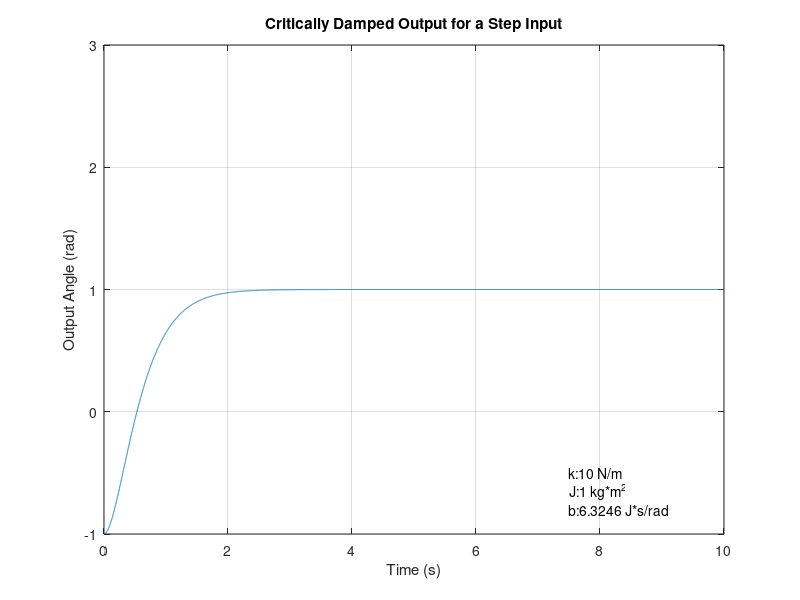

MATLAB code to generate this figure:
function prob1c
%% Simulating a spring mass damper system using ODE45
u = 1; %u is a unit step function
k = 10; %N/m
J = 1; %kg*m^2
% b = 5.5; %J*s/rad
b = (2*sqrt(J*k)); %for a critically damped system
%timeframe
ti = 0; %s, initial time
tf = 10; %s, end time
tint = ti:.001:tf; %time interval

%initial conditions
thetaoi = -1;
thetaodi = 0;
y0 = [thetaoi thetaodi]; %these are switched for ode23

[t,theta] = ode45( @state,tint,y0);

function [thetaod] = state(t,x)
x1d = x(2);
x2d = k/J*1-k/J*x(1)-b/J*x(2);

thetaod = [x1d; x2d];
end
%plotting the results
damper = num2str(b); %making a string out of the damper value
massmo = num2str(J);
springcon = num2str(k);
txt1 = strcat('b: ',damper,' J*s/rad');
txt2 = strcat('J: ',massmo,' kg*m^2');
txt3 = strcat('k: ',springcon,' N/m');

figure(3)
plot(tint,theta(:,1))
title('Critically Damped Output for a Step Input')
xlabel('Time (s)')
ylabel('Output Angle (rad)')
xmin = ti;
xmax = tf;
ymin = -1;
ymax = 3;
axis ([xmin xmax ymin ymax])
text(.75*xmax,.8*ymin,txt1)
text(.75*xmax,.65*ymin,txt2)
text(.75*xmax,.5*ymin,txt3)
grid on
end